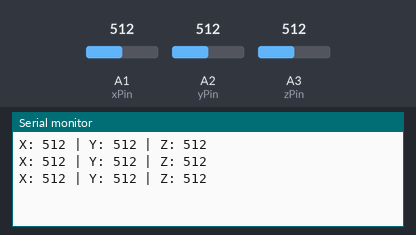
The sketch below on a simulated Arduino Zero (SAMD21). On the bench: the last lines printed to the serial monitor. The inputs (shaded band) are chosen by the test bench; at power-on: A1 (xPin) = 512, A2 (yPin) = 512, A3 (zPin) = 512 (analog values on the 0–1023 scale).

Above: at 1.3 s.
1.4 s: A1 (xPin) set to 716
At 1.9 s:
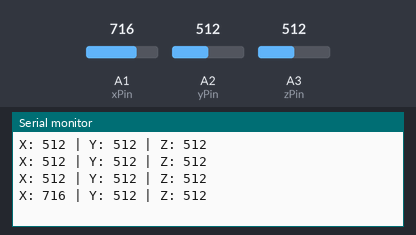
2.9 s: A2 (yPin) set to 716
At 3.4 s:
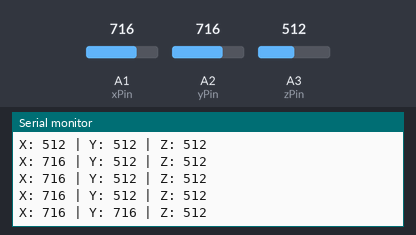
4.4 s: A3 (zPin) set to 716
At 4.9 s:
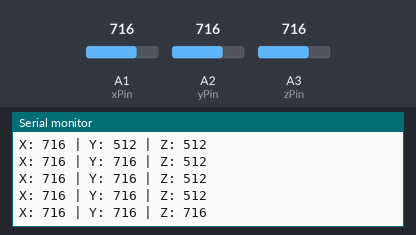
5.9 s: A1 (xPin) set to 900
At 6.4 s:
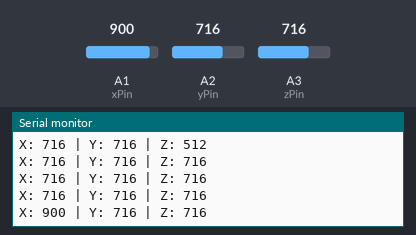
7.4 s: A2 (yPin) set to 900
At 7.9 s:
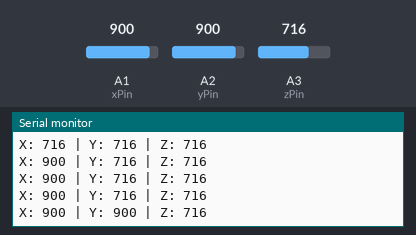
8.9 s: A3 (zPin) set to 900
At 9.4 s:
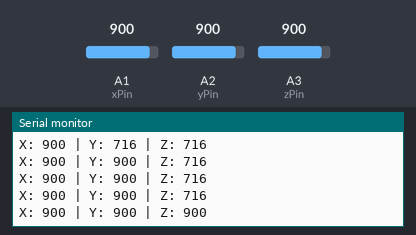
Timing chart, 0 to 11.4 s (numbered marks = the images above; inputs shaded):
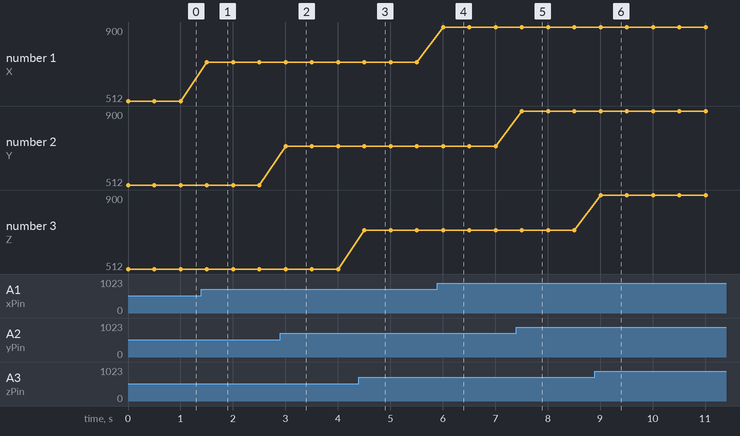

Measured:
- after the input at 1.4 s, the serial monitor: prints a new line after 0.10 s (image 1)
- after the input at 2.9 s, the serial monitor: prints a new line after 0.10 s (image 2)
- after the input at 4.4 s, the serial monitor: prints a new line after 0.10 s (image 3)
- after the input at 5.9 s, the serial monitor: prints a new line after 0.11 s (image 4)
- after the input at 7.4 s, the serial monitor: prints a new line after 0.11 s (image 5)
- after the input at 8.9 s, the serial monitor: prints a new line after 0.11 s (image 6)
- plotted number 1: 512 → 716 after the input at 1.4 s, 716 → 900 after the input at 5.9 s

The sketch:

Accelerometer_Test.ino
```cpp
const int xPin = A1;
const int yPin = A2;
const int zPin = A3;

void setup() {
  Serial.begin(9600);
  analogReadResolution(10);
}

void loop() {
  int x = analogRead(xPin);
  int y = analogRead(yPin);
  int z = analogRead(zPin);

  Serial.print("X: ");
  Serial.print(x);

  Serial.print(" | Y: ");
  Serial.print(y);

  Serial.print(" | Z: ");
  Serial.println(z);

  delay(500);
}
```
